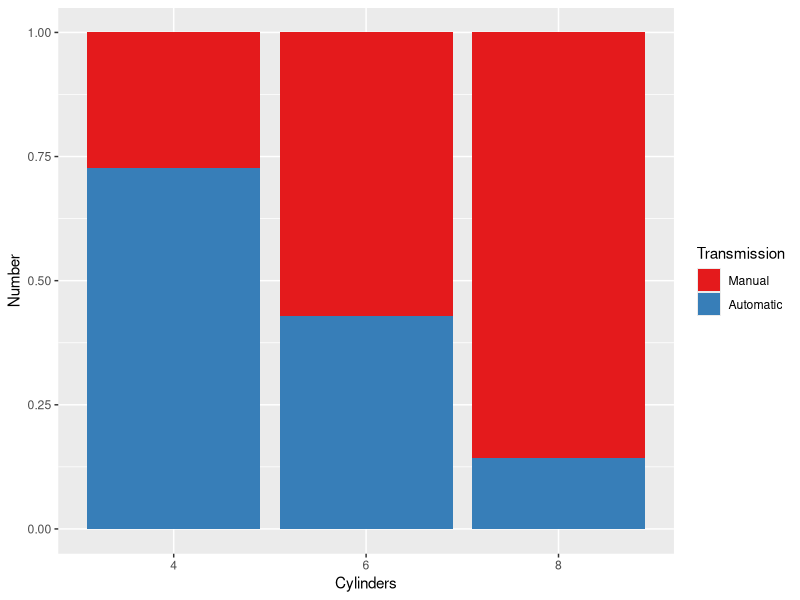
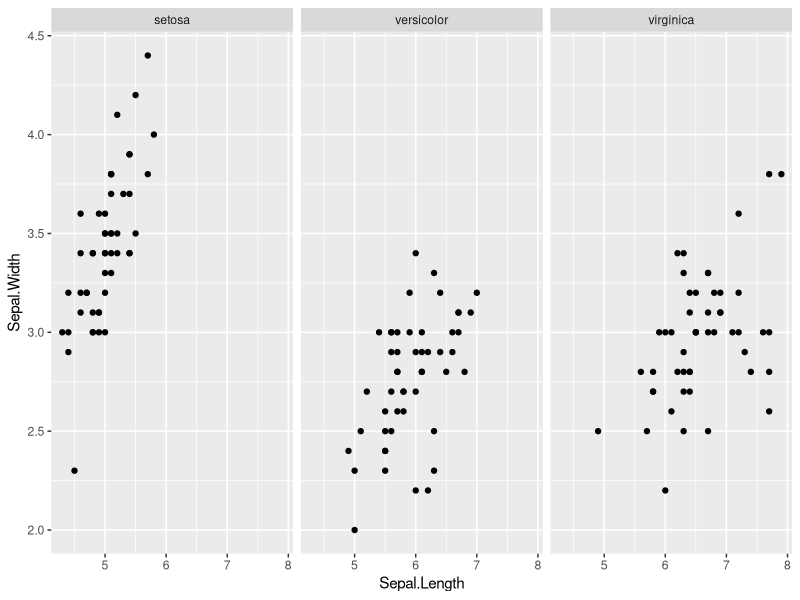
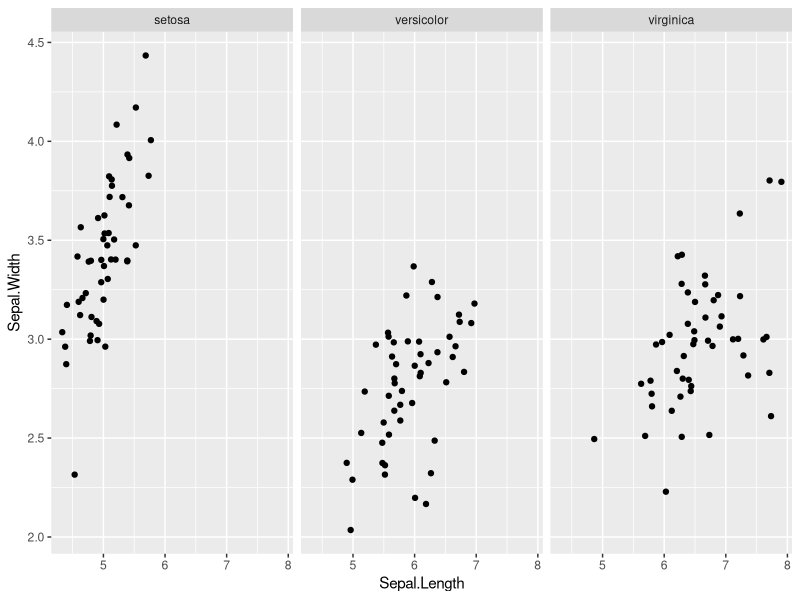
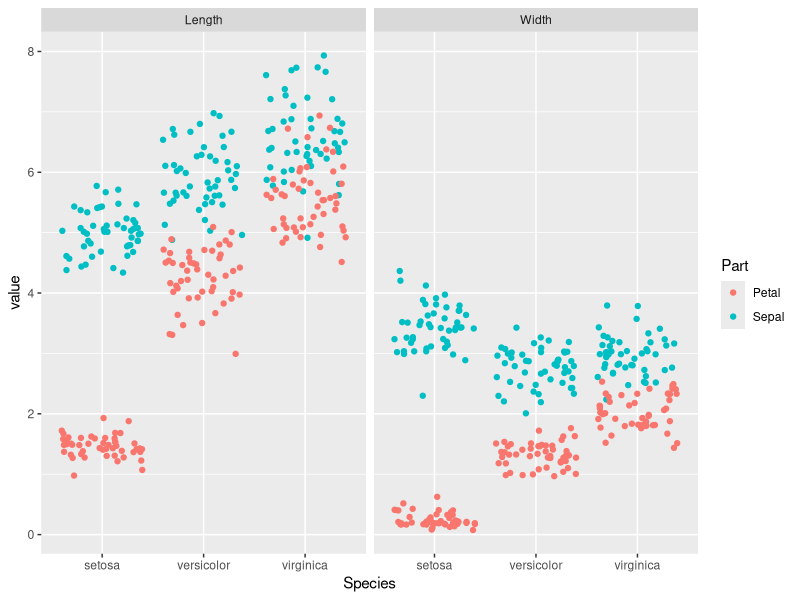
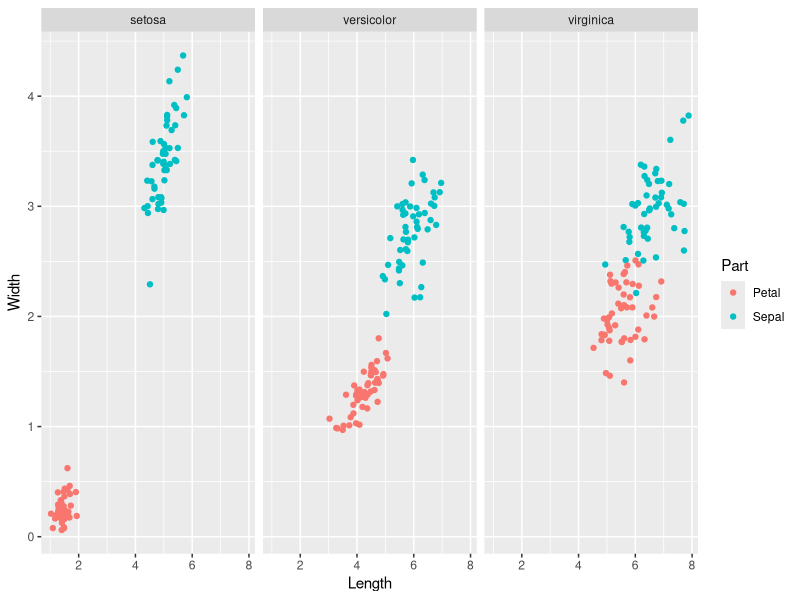

Write R code to recreate these figures, in order.
## ---- chunk 1
    library(ggplot2)
    ggplot(mtcars, aes(x = factor(cyl), fill = factor(am))) +
      geom_bar(position = 'fill') +  # try position = 'dodge', 'fill'
      scale_x_discrete('Cylinders') +
      scale_y_continuous('Number') +
      scale_fill_manual('Transmission', 
                        values = c("#E41A1C", "#377EB8"),
                        labels = c("Manual", "Automatic")) 
## ---- chunk 2
  str(iris)
  names(iris)
## ---- chunk 3
    library(ggplot2)
    ggplot(iris, aes(x = Sepal.Length, y = Sepal.Width)) +
      geom_point() +
      facet_grid(. ~ Species)
## ---- chunk 4
    library(ggplot2)
    ggplot(iris, aes(x = Sepal.Length, y = Sepal.Width)) +
      geom_jitter() +
      facet_grid(. ~ Species)
## ---- chunk 5
library(tidyr)

iris %>%
  gather(key, value, -Species) %>%
  separate(key, c("Part", "Measure"), sep = "\\.") %>%
  ggplot(aes(x = Species, y = value, col = Part)) +
  geom_jitter() +
  facet_grid(. ~ Measure)
## ---- chunk 6
library(tidyr)
library(dplyr)
library(ggplot2)

iris %>%
  mutate(Flower = 1:nrow(iris)) %>%
  gather(key, value, -Species, -Flower) %>%
  separate(key, c("Part", "Measure"),sep="\\.")%>%
  spread(Measure, value) %>%
  ggplot(aes(x = Length, y = Width, color = Part)) +
  geom_jitter() +
  facet_grid(. ~ Species)
